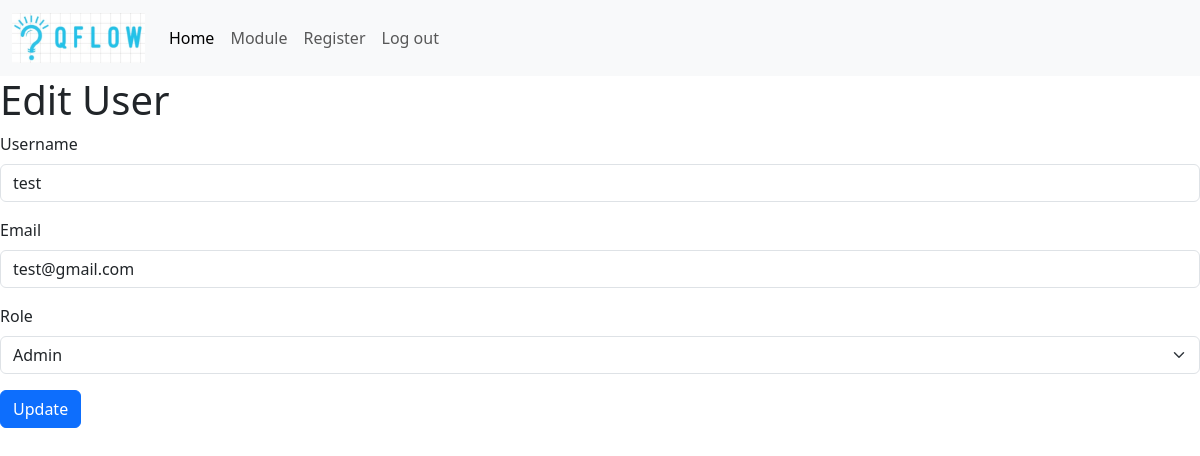
The app's page /admin/editUser.php?id=1 with its own data.
### tables this page shows
CREATE TABLE `users` (
  `id` int(11) NOT NULL,
  `username` varchar(255) NOT NULL,
  `password` varchar(255) NOT NULL,
  `email` varchar(255) NOT NULL,
  `created_at` timestamp NOT NULL DEFAULT current_timestamp(),
  `role` enum('admin','user') NOT NULL DEFAULT 'user',
  `status` enum('active','disabled') NOT NULL DEFAULT 'active'
);

### admin/editUser.php (called while the page is built, shortened)
<?php
include '../include/DatabaseConnection.php';
$id = $_GET['id'];
try {
    $query = "SELECT id, username, email, role FROM users WHERE id = ?";
    $stmt = $pdo->prepare($query);
    $stmt->execute([$id]);
    $user = $stmt->fetch(PDO::FETCH_ASSOC);
    include  'templates/editUser.html.php';
} catch (PDOException $e) {
    $title = "Error has occurred";
    $output = "Error: " . $e->getMessage();
}
include  'templates/admin_layout.html.php';
?>

### admin/templates/editUser.html.php (the view, shortened to what this page needs)
<h1>Edit User</h1>
<form method="post">
    <div class="mb-3">
        <label for="username" class="form-label">Username</label>
        <input type="text" class="form-control" id="username" name="username" value="<?= htmlspecialchars($user['username']) ?>" required>
    </div>
    <div class="mb-3">
        <label for="email" class="form-label">Email</label>
        <input type="email" class="form-control" id="email" name="email" value="<?= htmlspecialchars($user['email']) ?>" required>
    </div>
    <div class="mb-3">
        <label for="role" class="form-label">Role</label>
        <select class="form-select" id="role" name="role" required>
            <option value="admin" <?= $user['role'] === 'admin' ? 'selected' : '' ?>>Admin</option>
        </select>
    </div>
    <button type="submit" class="btn btn-primary">Update</button>
</form>

### records on screen
users: username "test", email "test@gmail.com", role "Admin"
